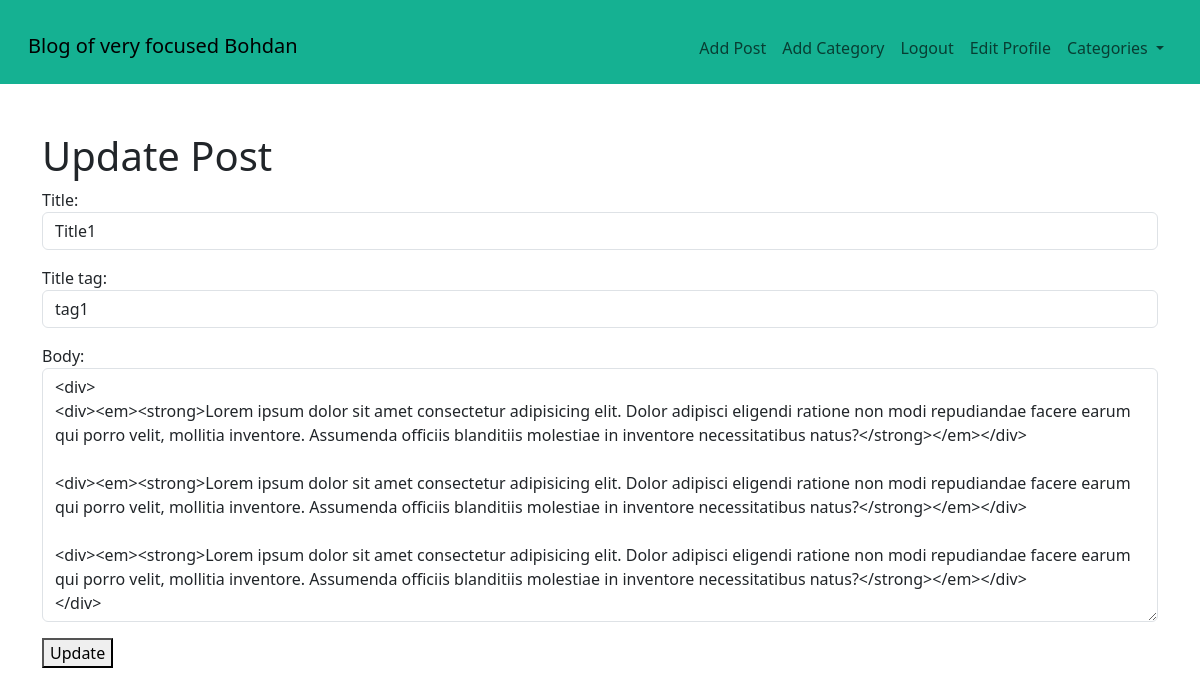
Page /article/edit/16 (signed in) on the committed database.
### bohdanwebsite/models.py (models this page shows, shortened)
class Post(models.Model):
    title = models.CharField(max_length=255)
    header_image = models.ImageField(null = True,blank = True,upload_to="images/")
    title_tag = models.CharField(max_length=255)
    author = models.ForeignKey(User,on_delete = models.CASCADE)
    body = RichTextField(blank=True,null=True)
    post_date = models.DateField(auto_now_add=True)
    category = models.CharField(max_length=255,default='coding')
    likes = models.ManyToManyField(User,related_name='blog_posts')

### bohdanwebsite/views.py (the view)
# urls.py: path('article/edit/<int:pk>',UpdatePostView.as_view(),name='update_post'),
class UpdatePostView(UpdateView):
    model = Post
    form_class = EditForm
    template_name='update_post.html'
    def get_context_data(self,*args,**kwargs):
        cat_menu = Category.objects.all()
        context = super(UpdatePostView,self).get_context_data(*args,**kwargs)
        context["cat_menu"] = cat_menu
        return context

### bohdanwebsite/forms.py
class EditForm(forms.ModelForm):
    class Meta:
        model = Post
        fields = ('title','title_tag','body')
        widgets = {
            'title':forms.TextInput(attrs={'class':'form-control','placeholder':'This is title Placeholder'}),
            'title_tag':forms.TextInput(attrs={'class':'form-control'}),
            'body':forms.Textarea(attrs={'class':'form-control'}),
        }

### bohdanwebsite/models.py (called while the page is built)
    def __str__(self):
        return self.name

### bohdanwebsite/templates/update_post.html (shortened to what this page needs)
{% extends 'base.html' %}
{% block content%}
<br/>
{%  if user.is_authenticated %}
    {% if user.id == post.author.id %}
        <h1>Update Post</h1>
        <div class="form-group">
            <form method="POST">
                {{form.as_p}}
                <button>Update</button>
            </form>
        </div>
    {%else%}
        You are not allowed to update this post
    {%endif%}
{% else%}
This is a secret information for you..
{%endif%}
{% endblock %}

### rows in the picture
Post: title "Title1", title_tag "tag1", body "<div> <div><em><strong>Lorem ipsum dolor sit amet consectetur adipisicing elit. Dolor adipisci eligendi ratione non modi repudiandae facere earum qui porro velit, mollitia inventore. Assumenda officiis blanditiis molestiae in inventore necessitatibus natus?</strong></em></div> <div><em><strong>Lorem ipsum dolor sit amet consectetur adipisicing elit. Dolor adipisci eligendi ratione non modi repudiandae facere earum qui porro velit, mollitia inventore. Assumenda officiis blanditiis molestiae in inventore necessitatibus natus?</strong></em></div> <div><em><strong>Lorem ipsum dolor sit amet consectetur adipisicing elit. Dolor adipisci eligendi ratione non modi repudiandae facere earum qui porro…"
